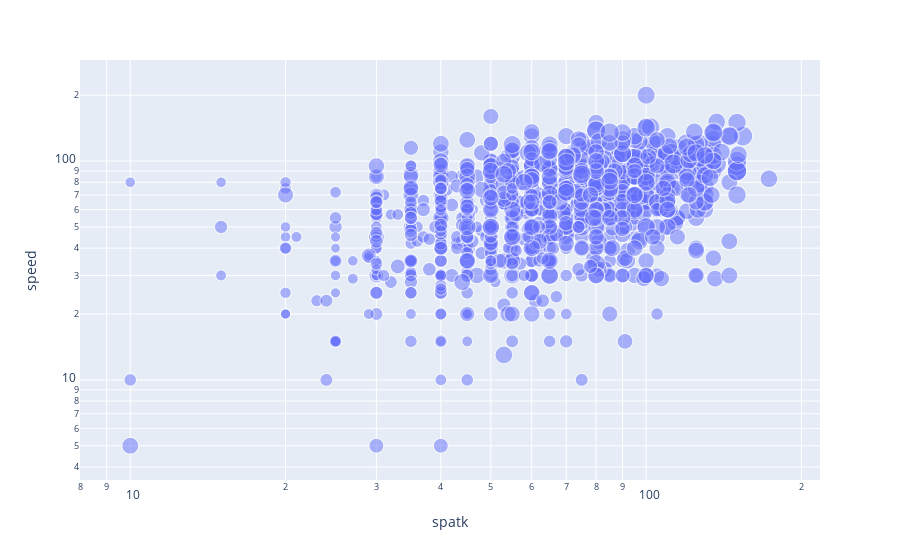

Source (notebook cell):
### Code cell
from plotly.express import scatter
scatter(data_frame=pkmn, x='spatk', y='speed', size='total', hover_name='name', opacity=0.5, log_x=True, log_y=True)

### Figure 1 — Plotly figure (JSON) as saved in the notebook; plotly's stock layout.template omitted (floating-point values rounded to 4 significant figures; data arrays with more than 128 entries replaced by an {"elided": "..."} marker saying what was removed)
{"data": [{"hovertemplate": "<b>%{hovertext}</b><br><br>spatk=%{x}<br>speed=%{y}<br>total=%{marker.size}<extra></extra>", "hovertext": {"elided": "1017 str values"}, "legendgroup": "", "marker": {"color": "#636efa", "opacity": 0.5, "size": {"elided": "1017 int values"}, "sizemode": "area", "sizeref": 1.8, "symbol": "circle"}, "mode": "markers", "name": "", "showlegend": false, "type": "scattergl", "x": {"elided": "1017 int values"}, "xaxis": "x", "y": {"elided": "1017 int values"}, "yaxis": "y"}], "layout": {"legend": {"itemsizing": "constant", "tracegroupgap": 0}, "margin": {"t": 60}, "xaxis": {"anchor": "y", "domain": [0, 1], "title": {"text": "spatk"}, "type": "log"}, "yaxis": {"anchor": "x", "domain": [0, 1], "title": {"text": "speed"}, "type": "log"}}}
